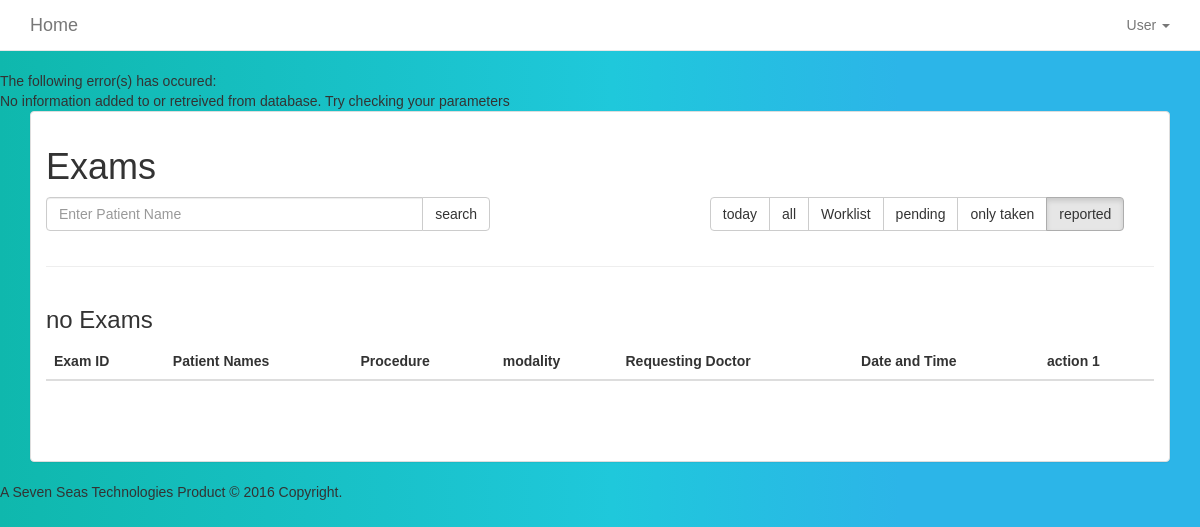
/exams?misc=6 (signed in), run on an earlier commit of the app's database.
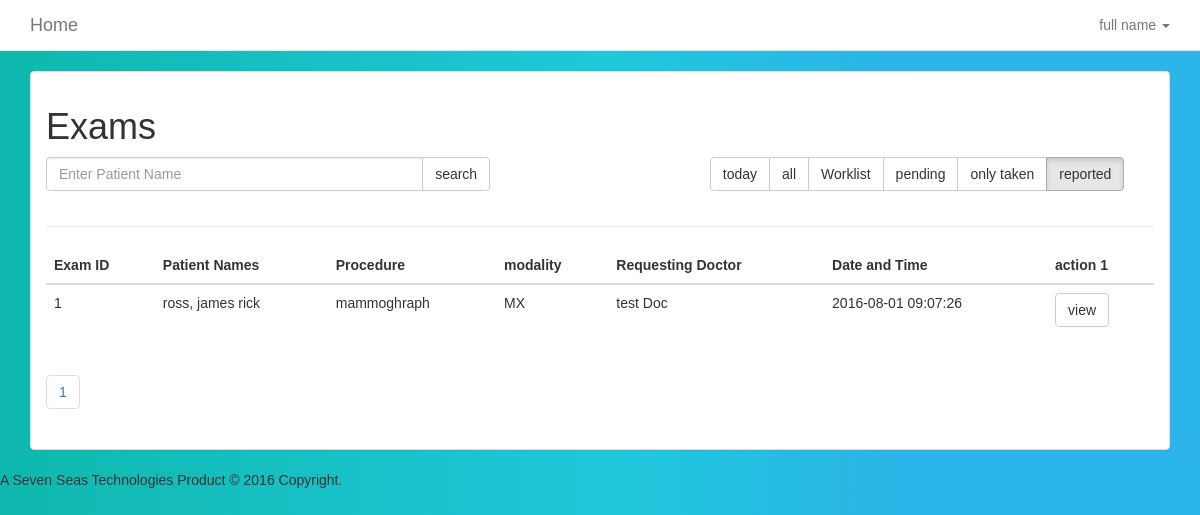
And on a later commit of the database.
### tables this page shows
CREATE TABLE `exam_info` (
  `exam_id` varchar(30) NOT NULL,
  `performer_id` varchar(30) NOT NULL,
  `patient_id` varchar(30) NOT NULL,
  `req_physician` varchar(50) NOT NULL,
  `modality` varchar(2) NOT NULL,
  `exam_name` varchar(50) NOT NULL,
  `exam_reason` text NOT NULL,
  `receipt` varchar(20) NOT NULL,
  `amount` int(11) NOT NULL,
  `created_at` timestamp NOT NULL DEFAULT CURRENT_TIMESTAMP ON UPDATE CURRENT_TIMESTAMP,
  `exam_done` tinyint(4) NOT NULL,
  `report_done` tinyint(4) NOT NULL
);

CREATE TABLE `patient_details` (
  `patient_id` varchar(30) NOT NULL,
  `patient_name` varchar(50) NOT NULL,
  `birthday` date NOT NULL,
  `phonenumber` varchar(50) NOT NULL,
  `national_id` varchar(50) NOT NULL,
  `status` varchar(11) NOT NULL,
  `gender` varchar(10) NOT NULL,
  `created_at` timestamp NOT NULL DEFAULT CURRENT_TIMESTAMP
);

### views_user/exams.php (the view, shortened to what the changed rows need)
<?php
$page = isset($_GET['pg']) ? $_GET['pg']:1;
$misc = isset($_GET['misc']) ? $_GET['misc']:1;
switch ($misc) {
     case 6:
     $miscellaneous =" WHERE exam_done=1 AND report_done=1 ";
     break;
 }
$start = ($page > 1) ?($page *12)-12 :0;
$url_search = "";
$sql_exams = "SELECT exam_info.exam_id, patient_details.patient_name, exam_info.req_physician, exam_info.exam_name, exam_info.modality, exam_info.created_at FROM exam_info INNER JOIN patient_details ON exam_info.patient_id=patient_details.patient_id" . $miscellaneous . "LIMIT {$start} , 12";
$e_count ="SELECT COUNT(*)  FROM exam_info INNER JOIN patient_details ON exam_info.patient_id=patient_details.patient_id " . $miscellaneous;
$exams = db_query($sql_exams);
?>
<div class="section">
      <div class="container">
           <div class="panel panel-default panel-faded">
                <div class="panel-body">
        <div class="row">
          <div class="col-md-12">
            <h1>Exams</h1>
          </div>
           <div class="col-md-5">
            <form role="form" method="get">
              <div class="form-group">
                <div class="input-group">
                  <input type="text" class="form-control" name="esearch" placeholder="Enter Patient Name">
                  <span class="input-group-btn">
                    <button class="btn btn-default" type="submit">search</button>
                  </span>
                </div>
              </div>
            </form>
          </div>
          <div class="col-md-offset-2 col-md-5">
            <div class="btn-group">
              <a href="<?php echo "exams?misc=1" ?>" class="btn btn-default <?php if($misc== 1)echo "active";?>"">today</a>
              <a href="<?php echo "exams?misc=2" ?>" class="btn btn-default <?php if($misc== 2)echo "active";?>">all</a>
              <a href="<?php echo "exams?misc=3" ?>" class="btn btn-default <?php if($misc== 3)echo "active";?>"">Worklist</a>
              <a href="<?php echo "exams?misc=4" ?>" class="btn btn-default <?php if($misc== 4)echo "active";?>"">pending</a>
              <a href="<?php echo "exams?misc=5" ?>" class="btn btn-default <?php if($misc== 5)echo "active";?>"">only taken</a>
              <a href="<?php echo "exams?misc=6" ?>" class="btn btn-default <?php if($misc== 6)echo "active";?>"">reported</a>
            </div>
          </div>
            </div>
            <div class="row">
          <div class="col-md-12">
            <hr>
          </div>
        </div>
            <div class="row">
      <div class="col-md-12">
        <table class="table">
          <thead>
            <tr>
              <th>Exam ID</th>
              <th>Patient Names</th>
              <th>Procedure</th>
              <th>modality</th>
              <th>Requesting Doctor</th>
              <th>Date and Time</th>
              <th>action 1</th>
            </tr>
          </thead>
          <tbody>
          <?php if($exams->num_rows > 0): ?>
            <?php while ($row = $exams->fetch_assoc()) {?>
            <tr>
            <td><?php echo $row["exam_id"]?></td>
            <td><?php echo $row["patient_name"]?></td>
            <td><?php echo $row["exam_name"]?></td>
            <td><?php echo $row["modality"]?></td>
            <td><?php echo $row["req_physician"]?></td>
            <td><?php echo $row["created_at"]?></td>
            <td><a class="btn btn-default" href="examinfo?id=<?php echo $row['exam_id'];?>">view</a></td>
            </tr>
            <?php } ?>
          <?php else: ?>
            <h3>  no Exams </h3>
          <?php endif; ?>
          </tbody>
        </table>
      </div>
    </div>
    <?php
          $res = db_query($e_count);
          $tot = $res->fetch_assoc();
          $tot = $tot['COUNT(*)'];
          $total = ceil($tot/12);
        ?>
        <div class="row">
        <div class="col-md-12">
        <ul class="pagination">
        <?php for($x = 1;$x <= $total ; $x++): ?>
          <li><a href="exams?pg=<?php echo $x.$url_search."&misc=".$misc; ?>"><?php echo $x; ?></a></li>
        <?php endfor; ?>
        </ul>
        </div>
        </div>
      </div>
  </div>
</div>
</div>

### templates/navigation.php (shortened to what the changed rows need)
    <div class="navbar navbar-default navbar-static-top">
  <div class="container">
    <div class="collapse navbar-collapse" id="navbar-ex-collapse">
      <ul class="nav navbar-nav navbar-right">
                  <?php if(isset($_SESSION["user_name"])):?>
        <li><a class=" dropdown-toggle navbtn" type="button" id="menu1" data-toggle="dropdown">
                        <?php echo $_SESSION["full_name"]; ?>
                        <span class="caret"></span></a>
        <?php endif; ?>
      </ul>
    </div>
  </div>
</div>

### app/conn_db.php (shortened to what the changed rows need)
<?php
$conn = "";
function affected() {
    global $conn, $rows_affected;
    $rows_affected = mysqli_affected_rows($conn);
    if ($rows_affected < 1) {
        $error_sql ="No information added to or retreived from database. Try checking your parameters" . "<br>";
        error_handler($error_sql, mysqli_errno($conn), mysqli_error($conn));
        return 0;
    }
    else {
        return $rows_affected;
    }
}
function error_handler($error_msg, $mysqli_errno, $mysqli_errmsg) {
    echo "The following error(s) has occured:" . "<br>" . $error_msg;
}
function db_query($sql) {
    global $conn;
    $result = $conn->query($sql);
    affected();
    if ($result == FALSE) {
        $error_sql = "Error querying db, check sql statement" . "<br>";
        error_handler($error_sql, mysqli_errno($conn), mysqli_error($conn));
    }
    else {
        return $result;
    }
}
?>

What changed in the data, as far as the page shows it:
added exam_info: exam_id "1", patient.patient_name "ross, james rick", exam_name "mammoghraph", modality "MX", req_physician "test Doc", created_at "2016-08-01 09:07:26"
Also different on the page:
$_SESSION["full_name"]: "User" → "full name"
new list line: "1"
text no longer shown: "The following error(s) has occured: No information added to or retreived from database. Try checking your parameters no Exams"
